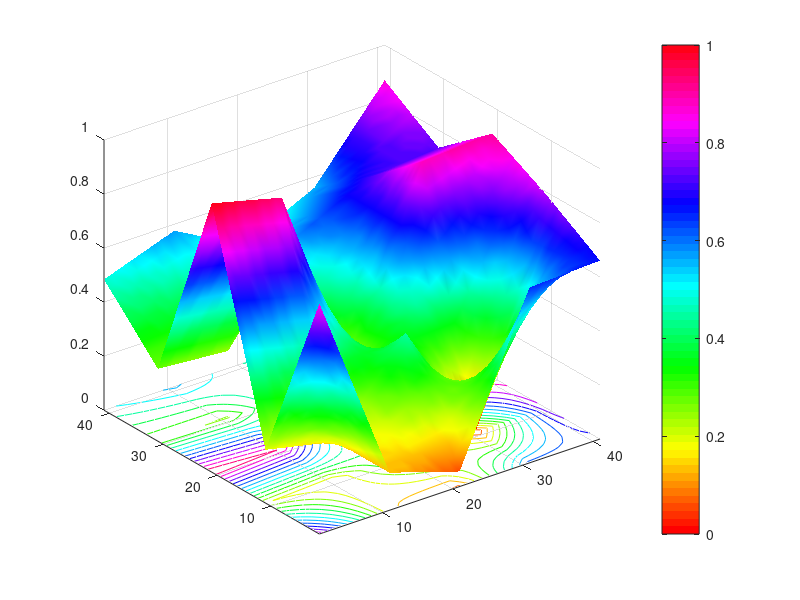

Source code (MATLAB):
%INTERPOLATION AND SURFACE PLOTS
%%
clear
ZO = 0 + (1)*rand(5, 5);
[XO, YO] = meshgrid(1:5, 1:5);
[X1, Y1] = meshgrid(1:0.1:5, 1:0.1:5);
Z1 = interp2(XO, YO, ZO, X1, Y1);
surf(Z1);
colormap("hsv");
shading("interp");
hold on;
contour(Z1, 15);
colorbar;
caxis([0 1]);